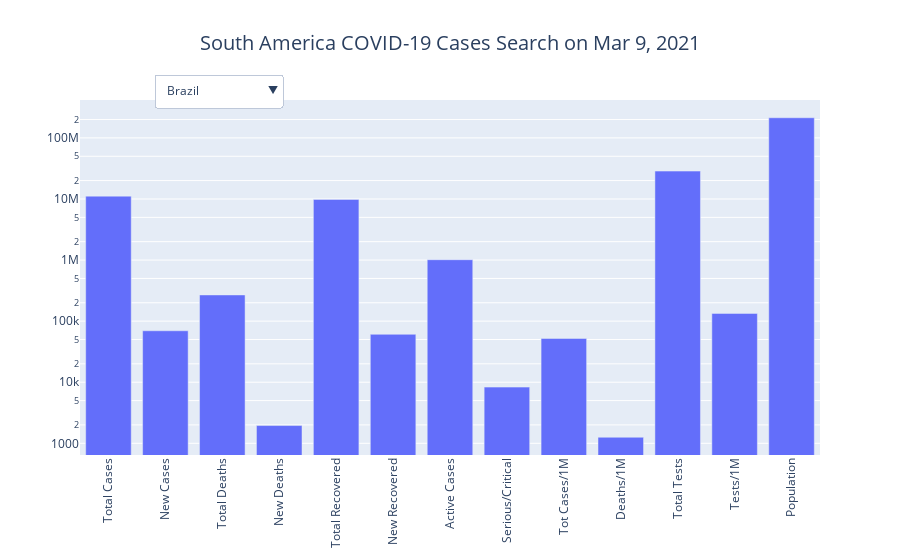

Source (notebook cell):
### Code cell
country_visualization('South America')

### Figure 1 — Plotly figure (JSON) as saved in the notebook; plotly's stock layout.template omitted (floating-point values rounded to 4 significant figures; data arrays with more than 128 entries replaced by an {"elided": "..."} marker saying what was removed)
{"data": [{"name": "Brazil", "type": "bar", "visible": true, "x": ["Total Cases", "New Cases", "Total Deaths", "New Deaths", "Total Recovered", "New Recovered", "Active Cases", "Serious/Critical", "Tot Cases/1M", "Deaths/1M", "Total Tests", "Tests/1M", "Population"], "y": [11125017, 69537, 268568, 1954, 9843218, 60898, 1013231, 8318, 52084, 1257, 28600000, 133897, 213596922]}, {"name": "Colombia", "type": "bar", "visible": false, "x": ["Total Cases", "New Cases", "Total Deaths", "New Deaths", "Total Recovered", "New Recovered", "Active Cases", "Serious/Critical", "Tot Cases/1M", "Deaths/1M", "Total Tests", "Tests/1M", "Population"], "y": [2282372, 3511, 60676, 78, 2183635, 2858, 38061, 1982, 44530, 1184, 11784331, 229917, 51254665]}, {"name": "Argentina", "type": "bar", "visible": false, "x": ["Total Cases", "New Cases", "Total Deaths", "New Deaths", "Total Recovered", "New Recovered", "Active Cases", "Serious/Critical", "Tot Cases/1M", "Deaths/1M", "Total Tests", "Tests/1M", "Population"], "y": [2162001, 7307, 53252, 131, 1956591, 5051, 152158, 3525, 47537, 1171, 7791570, 171318, 45480270]}, {"name": "Peru", "type": "bar", "visible": false, "x": ["Total Cases", "New Cases", "Total Deaths", "New Deaths", "Total Recovered", "New Recovered", "Active Cases", "Serious/Critical", "Tot Cases/1M", "Deaths/1M", "Total Tests", "Tests/1M", "Population"], "y": [1380023, 5556, 48163, 190, 1288067, 5839, 43793, 2192, 41459, 1447, 7986252, 239927, 33286198]}, {"name": "Chile", "type": "bar", "visible": false, "x": ["Total Cases", "New Cases", "Total Deaths", "New Deaths", "Total Recovered", "New Recovered", "Active Cases", "Serious/Critical", "Tot Cases/1M", "Deaths/1M", "Total Tests", "Tests/1M", "Population"], "y": [864064, 3531, 21182, 19, 814088, 4147, 28794, 1839, 44936, 1102, 9819159, 510649, 19228797]}, {"name": "Ecuador", "type": "bar", "visible": false, "x": ["Total Cases", "New Cases", "Total Deaths", "New Deaths", "Total Recovered", "New Recovered", "Active Cases", "Serious/Critical", "Tot Cases/1M", "Deaths/1M", "Total Tests", "Tests/1M", "Population"], "y": [295114, 496, 16069, 26, 256009, -1, 23036, 529, 16555, 901, 1043263, 58524, 17826293]}, {"name": "Bolivia", "type": "bar", "visible": false, "x": ["Total Cases", "New Cases", "Total Deaths", "New Deaths", "Total Recovered", "New Recovered", "Active Cases", "Serious/Critical", "Tot Cases/1M", "Deaths/1M", "Total Tests", "Tests/1M", "Population"], "y": [254736, 463, 11845, 22, 199000, 764, 43891, 71, 21621, 1005, 764495, 64887, 11782012]}, {"name": "Paraguay", "type": "bar", "visible": false, "x": ["Total Cases", "New Cases", "Total Deaths", "New Deaths", "Total Recovered", "New Recovered", "Active Cases", "Serious/Critical", "Tot Cases/1M", "Deaths/1M", "Total Tests", "Tests/1M", "Population"], "y": [171985, 2125, 3360, 17, 142893, 1211, 25732, 324, 23912, 467, 786625, 109367, 7192549]}, {"name": "Venezuela", "type": "bar", "visible": false, "x": ["Total Cases", "New Cases", "Total Deaths", "New Deaths", "Total Recovered", "New Recovered", "Active Cases", "Serious/Critical", "Tot Cases/1M", "Deaths/1M", "Total Tests", "Tests/1M", "Population"], "y": [143321, 547, 1399, 8, 135389, 550, 6533, 139, 5050, 49, 2962352, 104380, 28380376]}, {"name": "Uruguay", "type": "bar", "visible": false, "x": ["Total Cases", "New Cases", "Total Deaths", "New Deaths", "Total Recovered", "New Recovered", "Active Cases", "Serious/Critical", "Tot Cases/1M", "Deaths/1M", "Total Tests", "Tests/1M", "Population"], "y": [65527, 827, 666, 8, 56399, 761, 8462, 88, 18819, 191, 1079088, 309904, 3482010]}, {"name": "French Guiana", "type": "bar", "visible": false, "x": ["Total Cases", "New Cases", "Total Deaths", "New Deaths", "Total Recovered", "New Recovered", "Active Cases", "Serious/Critical", "Tot Cases/1M", "Deaths/1M", "Total Tests", "Tests/1M", "Population"], "y": [16693, -1, 87, -1, 9995, -1, 6611, 6, 54921, 286, 153467, 504914, 303947]}, {"name": "Suriname", "type": "bar", "visible": false, "x": ["Total Cases", "New Cases", "Total Deaths", "New Deaths", "Total Recovered", "New Recovered", "Active Cases", "Serious/Critical", "Tot Cases/1M", "Deaths/1M", "Total Tests", "Tests/1M", "Population"], "y": [8985, 5, 175, -1, 8487, 14, 323, 2, 15223, 296, 42033, 71214, 590238]}, {"name": "Guyana", "type": "bar", "visible": false, "x": ["Total Cases", "New Cases", "Total Deaths", "New Deaths", "Total Recovered", "New Recovered", "Active Cases", "Serious/Critical", "Tot Cases/1M", "Deaths/1M", "Total Tests", "Tests/1M", "Population"], "y": [8847, 33, 204, 1, 8200, 29, 443, 7, 11211, 259, 71427, 90510, 789161]}, {"name": "Falkland Islands", "type": "bar", "visible": false, "x": ["Total Cases", "New Cases", "Total Deaths", "New Deaths", "Total Recovered", "New Recovered", "Active Cases", "Serious/Critical", "Tot Cases/1M", "Deaths/1M", "Total Tests", "Tests/1M", "Population"], "y": [54, -1, -1, -1, 51, -1, 3, -1, 15216, -1, 7040, 1983657, 3549]}], "layout": {"title": {"font": {"size": 20}, "text": "South America COVID-19 Cases Search on Mar 9, 2021", "x": 0.5, "xanchor": "center"}, "updatemenus": [{"buttons": [{"args": [{"visible": {"elided": "210 bool values"}}], "label": "Brazil", "method": "update"}, {"args": [{"visible": {"elided": "210 bool values"}}], "label": "Colombia", "method": "update"}, {"args": [{"visible": {"elided": "210 bool values"}}], "label": "Argentina", "method": "update"}, {"args": [{"visible": {"elided": "210 bool values"}}], "label": "Peru", "method": "update"}, {"args": [{"visible": {"elided": "210 bool values"}}], "label": "Chile", "method": "update"}, {"args": [{"visible": {"elided": "210 bool values"}}], "label": "Ecuador", "method": "update"}, {"args": [{"visible": {"elided": "210 bool values"}}], "label": "Bolivia", "method": "update"}, {"args": [{"visible": {"elided": "210 bool values"}}], "label": "Paraguay", "method": "update"}, {"args": [{"visible": {"elided": "210 bool values"}}], "label": "Venezuela", "method": "update"}, {"args": [{"visible": {"elided": "210 bool values"}}], "label": "Uruguay", "method": "update"}, {"args": [{"visible": {"elided": "210 bool values"}}], "label": "French Guiana", "method": "update"}, {"args": [{"visible": {"elided": "210 bool values"}}], "label": "Suriname", "method": "update"}, {"args": [{"visible": {"elided": "210 bool values"}}], "label": "Guyana", "method": "update"}, {"args": [{"visible": {"elided": "210 bool values"}}], "label": "Falkland Islands", "method": "update"}], "direction": "down", "pad": {"r": 10, "t": 10}, "showactive": true, "x": 0.1, "xanchor": "left", "y": 1.1, "yanchor": "top"}], "xaxis": {"tickangle": -90}, "yaxis": {"type": "log"}}}
